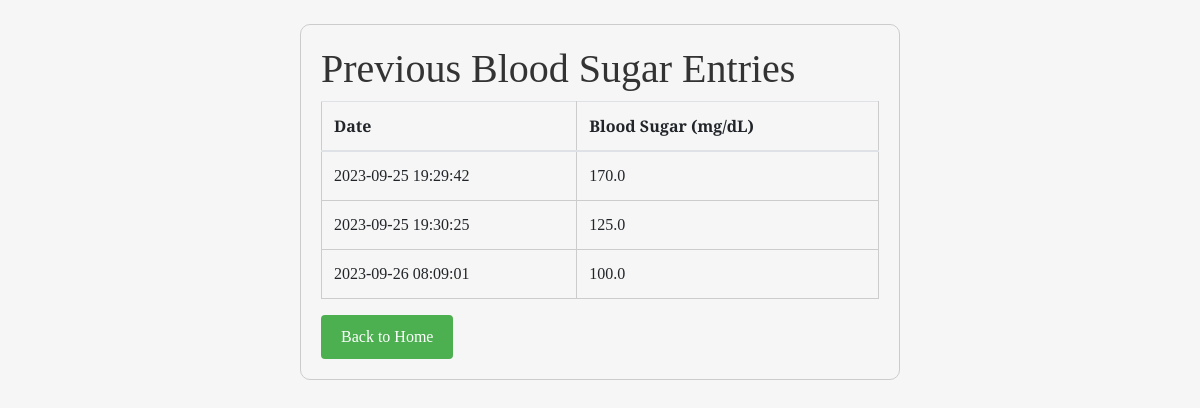
The app's page /previous_results (signed in) with its own data.
### main.py (models this page shows)
class BloodSugarEntry(db.Model):
    id = db.Column(db.Integer, primary_key=True)
    date = db.Column(db.DateTime, nullable=False)
    blood_sugar = db.Column(db.Float, nullable=False)
    user_id = db.Column(db.Integer, db.ForeignKey('user.id'), nullable=False)

### main.py (the view)
@app.route('/previous_results')
@login_required
def previous_results():
    user_id = session.get("user_id")
    all_entries = BloodSugarEntry.query.filter_by(user_id=user_id).all()
    return render_template('previous_results.html', entries=all_entries)

### main.py (called while the page is built)
def login_required(f):
    @wraps(f)
    def decorated_function(*args, **kwargs):
        if "username" not in session:
            flash("You must be logged in to access this page.")
            return redirect(url_for("login"))
        return f(*args, **kwargs)
    return decorated_function

### templates/previous_results.html (shortened to what this page needs)
<!DOCTYPE html>
<html lang="en">
<head>
    <link rel="stylesheet" href="https://stackpath.bootstrapcdn.com/bootstrap/4.5.2/css/bootstrap.min.css">
    <link rel="stylesheet" href="{{ url_for('static', filename='styles.css') }}">
</head>
<body>
    <div class="container mt-4">
        <h1>Previous Blood Sugar Entries</h1>
        <table class="table table-hover">
            <thead>
                <tr>
                    <th>Date</th>
                    <th>Blood Sugar (mg/dL)</th>
                </tr>
            </thead>
            <tbody>
                {% for entry in entries %}
                    <tr class="{{ 'high' if entry.blood_sugar > 200 else 'low' if entry.blood_sugar < 70 else 'normal' }}">
                        <td>{{ entry.date.strftime('%Y-%m-%d %H:%M:%S') }}</td>
                        <td>{{ entry.blood_sugar }}</td>
                    </tr>
                {% endfor %}
            </tbody>
        </table>
        <a href="{{ url_for('index') }}" class="btn btn-secondary">Back to Home</a>
    </div>
</body>
</html>

### static/styles.css (style rules this page uses)
body { font-family: 'Merriweather', serif; background-color: #f6f6f6; color: #333; margin: 0; padding: 0; transition: all 0.3s ease; }
h1, h2, h3 { color: #333; }
.btn { padding: 10px 20px; border: none; cursor: pointer; background-color: #4CAF50; color: #fff; }
table { width: 100%; border-collapse: collapse; }
table, th, td { border: 1px solid #ccc; }
th, td { padding: 10px; }
.container { background-color: #f6f6f6; color: #333; width: 50%; margin: auto; padding: 20px; border: 1px solid #ccc; border-radius: 10px; margin-top: 50px; }

### records on screen
BloodSugarEntry: date "2023-09-25 19:29:42", blood_sugar "170.0"
BloodSugarEntry: date "2023-09-25 19:30:25", blood_sugar "125.0"
BloodSugarEntry: date "2023-09-26 08:09:01", blood_sugar "100.0"
